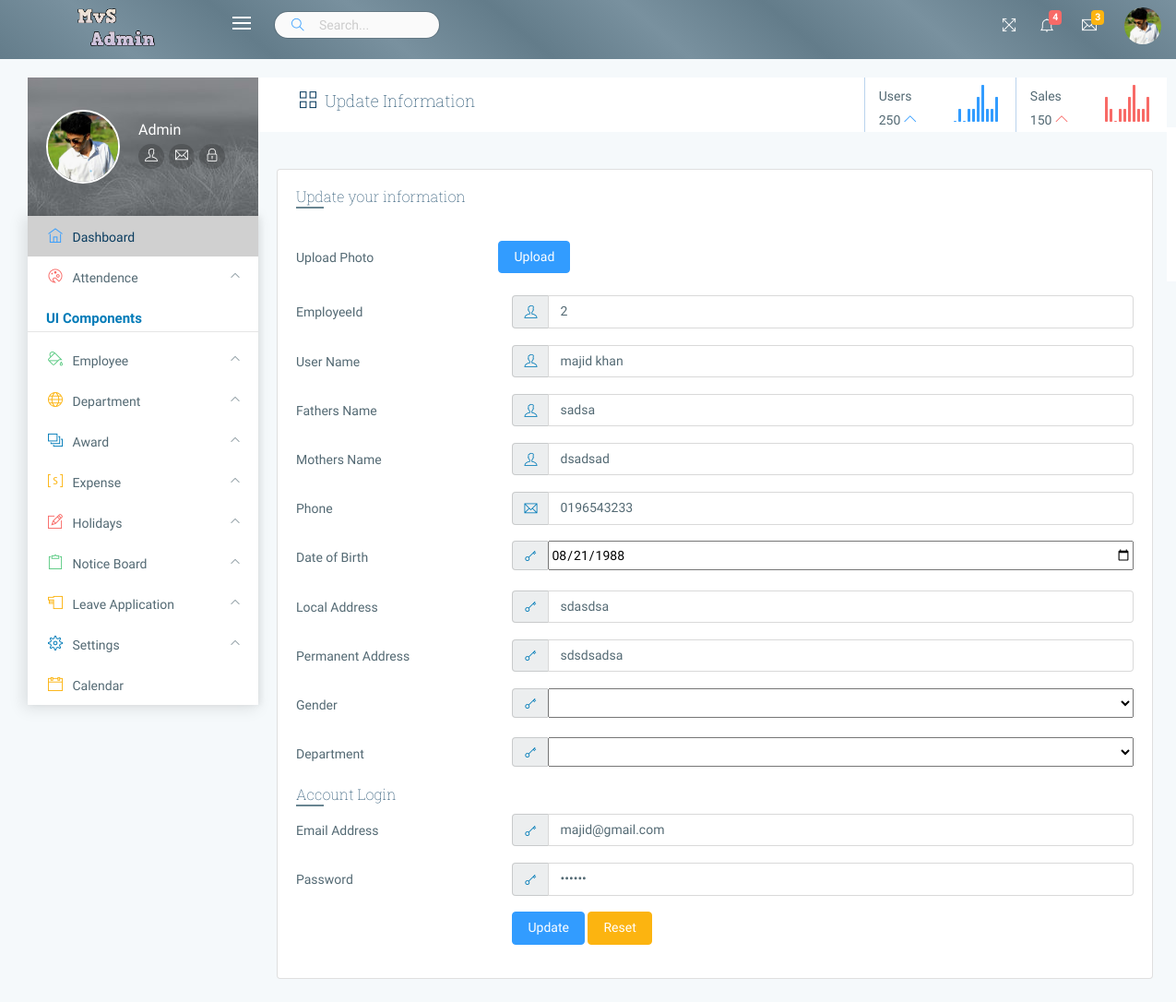
Before: /edit.php?id=2 (signed in) with the older database file.
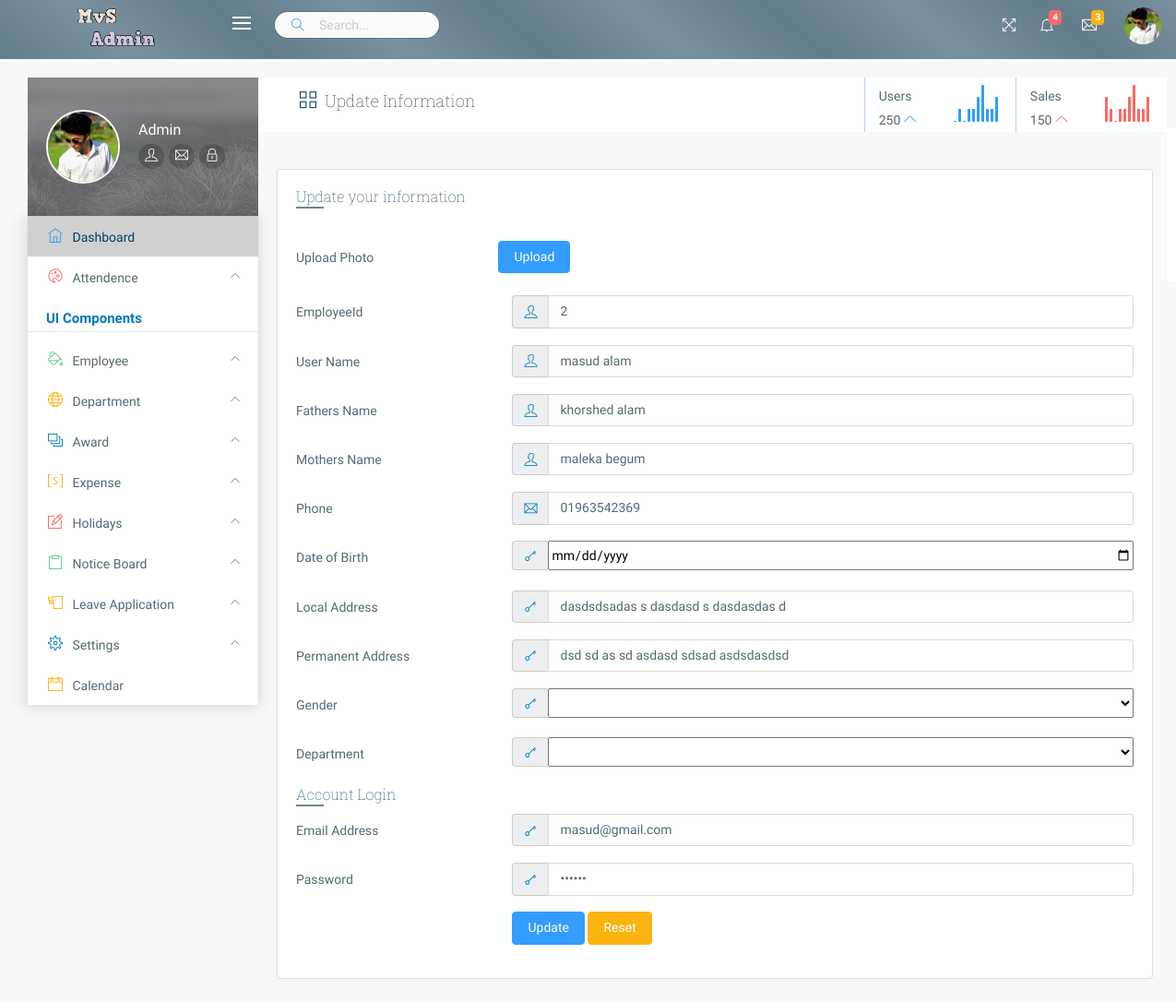
After: the same page with the newer database file.
### tables this page shows
CREATE TABLE `employee` (
  `employeeid` int(11) NOT NULL,
  `username` varchar(100) NOT NULL,
  `fathersname` varchar(100) NOT NULL,
  `mothersname` varchar(100) NOT NULL,
  `phone` varchar(110) NOT NULL,
  `dob` date NOT NULL,
  `localaddress` varchar(100) NOT NULL,
  `permanentaddress` varchar(100) NOT NULL,
  `gender` varchar(100) NOT NULL,
  `department` varchar(111) NOT NULL,
  `email` varchar(100) NOT NULL,
  `password` varchar(100) NOT NULL,
  `active` int(3) NOT NULL DEFAULT '1'
);

### edit.php (the view, shortened to what the changed rows need)
<?php
include('common/db.php');
    $id=$_GET['id'];
    $query= "SELECT * FROM employee WHERE employeeid = $id";
    $result= mysqli_query($connect, $query);
    $row= mysqli_fetch_object($result);
?>
<!DOCTYPE html>
<html lang="en">
<head>
    <link type="text/css" rel="stylesheet" href="css/A.app.css%2bcustom.css%2bpages%2c%2c_light_sidebar.css%2cMcc.lp_uw3dA9e.css.pagespeed.cf.-QxG9heMNB.css"/>
</head>
<body>
<?php include('common/navbar.php'); ?>
<div class="right-aside view-port-height">
<div class="content">
    <form action="update.php" method="post" >
        <div class="row">
            <div class="col-lg-12">
                <div class="card">
                    <div class="card-block">
                        <div class="m-t-35">
                            <div class="form-group row">
                                <div class="col-sm-9">
                                    <div class="input-group">
                                                <span class="input-group-addon">
                                                            <i class="ti-user text-info"></i>
                                                        </span>
                                        <input type="text" class="form-control " id="employeeid" name="employeeid"  value="<?php echo $row->employeeid;?>">
                                    </div>
                                </div>
                            </div>
                            <div class="form-group row">
                                <div class="col-sm-9">
                                    <div class="input-group">
                                                <span class="input-group-addon">
                                                            <i class="ti-user text-info"></i>
                                                        </span>
                                        <input type="text" class="form-control " id="first_name3" name="username" value="<?php echo $row->username;?>">
                                    </div>
                                </div>
                            </div>
                             <div class="form-group row">
                                <div class="col-sm-9">
                                    <div class="input-group">
                                                <span class="input-group-addon">
                                                            <i class="ti-user text-info"></i>
                                                        </span>
                                        <input type="text" class="form-control " id="first_name3" name="fathersname" value="<?php echo $row->fathersname;?>">
                                    </div>
                                </div>
                            </div>
                             <div class="form-group row">
                                <div class="col-sm-9">
                                    <div class="input-group">
                                                <span class="input-group-addon">
                                                            <i class="ti-user text-info"></i>
                                                        </span>
                                        <input type="text" class="form-control " id="first_name3" name="mothersname" value="<?php echo $row->mothersname;?>">
                                    </div>
                                </div>
                            </div>
                            <div class="form-group row">
                                <div class="col-sm-9">
                                    <div class="input-group">
                                                <span class="input-group-addon">
                                                            <i class="ti-email text-info"></i>
                                                        </span>
                                        <input type="text" class="form-control " id="phone" name="phone" value="<?php echo $row->phone;?>">
                                    </div>
                                </div>
                            </div>
                             <div class="form-group row">
                                <div class="col-sm-9">
                                    <div class="input-group">
                                                <span class="input-group-addon">
                                                            <i class="ti-key text-info"></i>
                                                        </span>
                                        <input type="date" style= "width: 100%; "  id="dob" name="dob" value="<?php echo $row->dob;?>" >
                                    </div>
                                </div>
                            </div>
                            <div class="form-group row">
                                <div class="col-sm-9">
                                    <div class="input-group">
                                                <span class="input-group-addon">
                                                            <i class="ti-key text-info"></i>
                                                        </span>
                                        <input type="text" class="form-control " id="localaddress" name="localaddress" value="<?php echo $row->localaddress;?>">
                                    </div>
                                </div>
                            </div>
                            <div class="form-group row">
                                <div class="col-sm-9">
                                    <div class="input-group">
                                                <span class="input-group-addon">
                                                            <i class="ti-key text-info"></i>
                                                        </span>
                                        <input type="text" class="form-control " id="con_password3" name="permanentaddress" value="<?php echo $row->permanentaddress;?>">
                                    </div>
                                </div>
                            </div>
                            <div class="form-group row">
                                <div class="col-sm-9">
                                    <div class="input-group">
                                                <span class="input-group-addon">
                                                            <i class="ti-key text-info"></i>
                                                        </span>
                                        <select name="gender" value="<?php echo $row->gender;?>" class="selectpicker"  style="width: 100%; font-family: cursive;">
                                            <option></option>
                                            <option value="1">Male</option>
                                        </select>
                                    </div>
                                </div>
                            </div>
                            <div class="form-group row">
                                <div class="col-sm-9">
                                    <div class="input-group">
                                                <span class="input-group-addon">
                                                            <i class="ti-key text-info"></i>
                                                        </span>
                                        <select name="department" value="<?php echo $row->department;?>"  class="selectpicker"  style="width: 100%; font-family: cursive;">
                                            <option></option>
                                            <option value="1">Engineer</option>
                                        </select>
                                    </div>
                                </div>
                            </div>
                            <div class="form-group row">
                                <div class="col-sm-9">
                                    <div class="input-group">
                                                <span class="input-group-addon">
                                                            <i class="ti-key text-info"></i>
                                                        </span>
                                        <input type="email" class="form-control " id="email" name="email" value="<?php echo $row->email;?>">
                                    </div>
                                </div>
                            </div>
                            <div class="form-group row">
                                <div class="col-sm-9">
                                    <div class="input-group">
                                                <span class="input-group-addon">
                                                            <i class="ti-key text-info"></i>
                                                        </span>
                                        <input type="password" class="form-control " id="password" name="password" value="<?php echo $row->password;?>">
                                    </div>
                                </div>
                            </div>
                        </div>
                    </div>
                </div>
            </div>
       </div>
</div>
</div>
</body>
</html>

Changed rows visible on the page:
changed employee id 2: username "majid khan" → "masud alam"; fathersname "sadsa" → "khorshed alam"; mothersname "dsadsad" → "maleka begum"; phone "0196543233" → "01963542369"; dob "08/21/1988" → (not shown); localaddress "sdasdsa" → "dasdsdsadas s dasdasd s dasdasdas d"; permanentaddress "sdsdsadsa" → "dsd sd as sd asdasd sdsad asdsdasdsd"; email "majid@gmail.com" → "masud@gmail.com"
